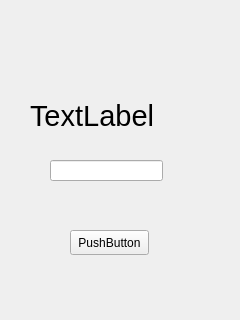
<?xml version="1.0" encoding="UTF-8"?>
<ui version="4.0">
 <class>Form</class>
 <widget class="QWidget" name="Form">
  <property name="geometry">
   <rect>
    <x>0</x>
    <y>0</y>
    <width>240</width>
    <height>320</height>
   </rect>
  </property>
  <property name="windowTitle">
   <string>Form</string>
  </property>
  <widget class="QPushButton" name="botao">
   <property name="geometry">
    <rect>
     <x>70</x>
     <y>230</y>
     <width>79</width>
     <height>25</height>
    </rect>
   </property>
   <property name="text">
    <string>PushButton</string>
   </property>
  </widget>
  <widget class="QLineEdit" name="caixa">
   <property name="geometry">
    <rect>
     <x>50</x>
     <y>160</y>
     <width>113</width>
     <height>21</height>
    </rect>
   </property>
  </widget>
  <widget class="QLabel" name="label">
   <property name="geometry">
    <rect>
     <x>30</x>
     <y>90</y>
     <width>161</width>
     <height>51</height>
    </rect>
   </property>
   <property name="font">
    <font>
     <pointsize>22</pointsize>
    </font>
   </property>
   <property name="text">
    <string>TextLabel</string>
   </property>
  </widget>
 </widget>
 <resources/>
 <connections/>
</ui>
